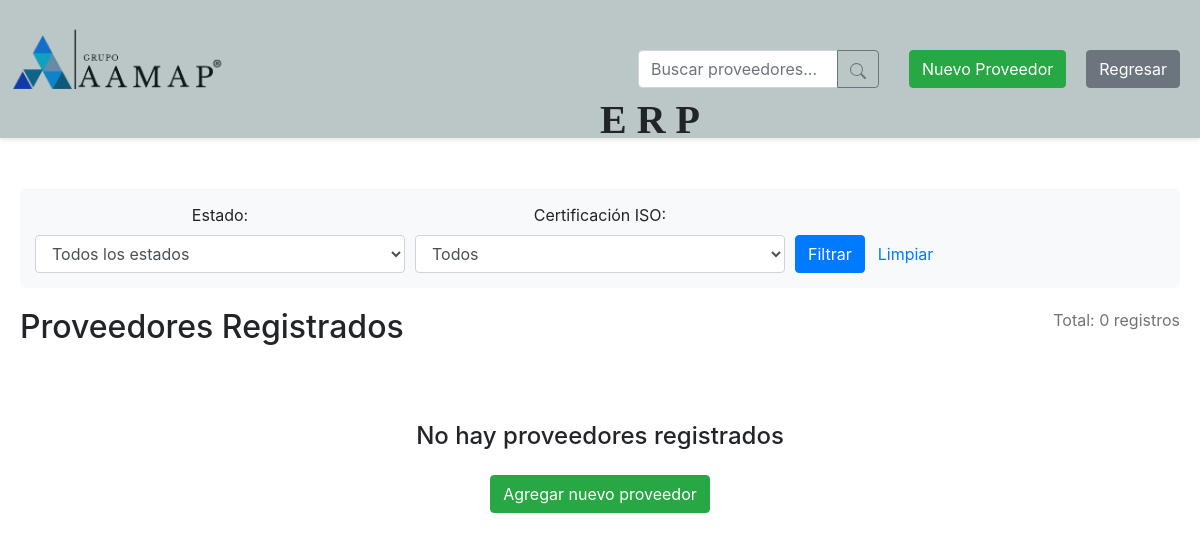
Before: /ERP/proveedores/ver_proveedores.php?estado=Cdmx (signed in) with the older database file.
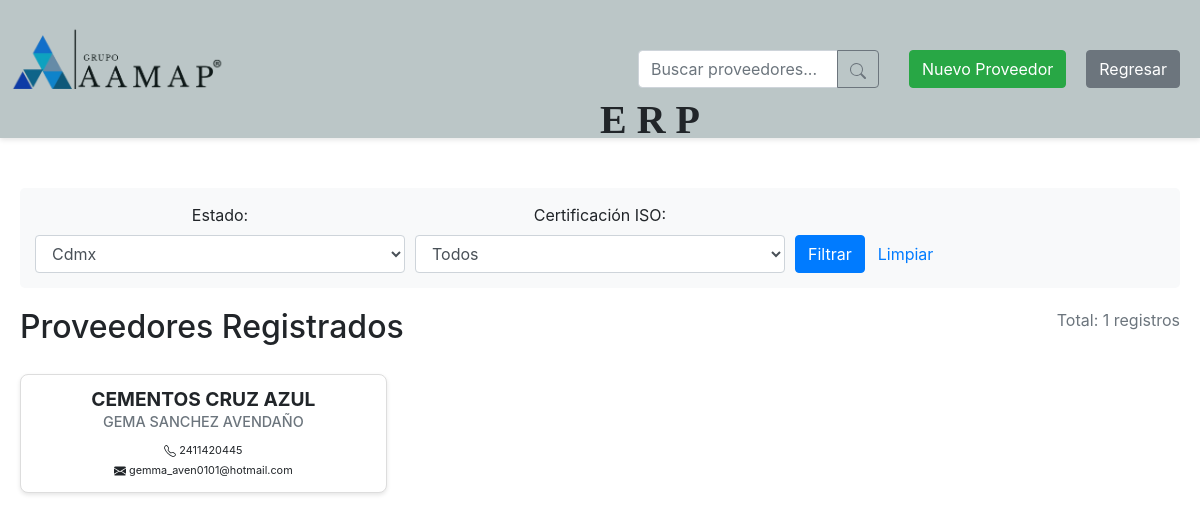
After: the same page with the newer database file.
### tables this page shows
CREATE TABLE `proveedores` (
  `id_pr` int(11) NOT NULL,
  `empresa` varchar(100) NOT NULL,
  `rfc` varchar(20) NOT NULL,
  `contacto` varchar(100) DEFAULT NULL,
  `direccion` varchar(200) DEFAULT NULL,
  `cp` varchar(10) DEFAULT NULL,
  `municipio` varchar(100) DEFAULT NULL,
  `estado` varchar(50) DEFAULT NULL,
  `pais` varchar(50) DEFAULT 'México',
  `telefono` varchar(20) DEFAULT NULL,
  `correo` varchar(100) DEFAULT NULL,
  `iso` tinyint(1) DEFAULT 0,
  `activo` tinyint(1) DEFAULT 1,
  `created_at` timestamp NOT NULL DEFAULT current_timestamp()
);

### ERP/proveedores/ver_proveedores.php (the view, shortened to what the changed rows need)
<?php
require 'C:/xampp/htdocs/db_connect.php';
$estado_filter = $_GET['estado'] ?? '';
$query = "SELECT * FROM proveedores WHERE activo = TRUE";
if (!empty($estado_filter)) {
    $query .= " AND estado = '" . $conn->real_escape_string($estado_filter) . "'";
}
$query .= " ORDER BY id_pr ASC";
$result = $conn->query($query);
$proveedores = $result->fetch_all(MYSQLI_ASSOC);
$estados = $conn->query("SELECT DISTINCT estado FROM proveedores WHERE estado IS NOT NULL ORDER BY estado")->fetch_all(MYSQLI_ASSOC);
?>
<!DOCTYPE html>
<html lang="es">
<head>
    <link rel="stylesheet" href="https://stackpath.bootstrapcdn.com/bootstrap/4.5.2/css/bootstrap.min.css">
    <link rel="stylesheet" type="text/css" href="/ERP/stprojects.css">
</head>
<body>
<div class="container">
    <div class="filter-section">
        <form method="GET" action="ver_proveedores.php">
            <div class="form-row">
                <div class="col-md-4">
                    <label for="estado">Estado:</label>
                    <select name="estado" id="estado" class="form-control">
                        <option value="">Todos los estados</option>
                        <?php foreach ($estados as $estado): ?>
                            <option value="<?php echo htmlspecialchars($estado['estado']); ?>"
                                <?php echo ($estado_filter == $estado['estado']) ? 'selected' : ''; ?>>
                                <?php echo htmlspecialchars($estado['estado']); ?>
                            </option>
                        <?php endforeach; ?>
                    </select>
                </div>
            </div>
        </form>
    </div>
    <div class="header-buttons">
        <h2>Proveedores Registrados</h2>
        <div class="text-muted">Total: <?php echo count($proveedores); ?> registros</div>
    </div>
    <div class="row">
        <?php if (!empty($proveedores)): ?>
            <?php foreach ($proveedores as $prov): ?>
                <div class="col-md-4 mb-4">
                    <div class="card proveedor-card" data-toggle="modal" data-target="#proveedorModal" data-id="<?php echo $prov['id_pr']; ?>">
                        <div class="card-body">
                            <h5 class="card-title"><?php echo htmlspecialchars($prov['empresa']); ?></h5>
                            <h6 class="card-subtitle mb-2"><?php echo htmlspecialchars($prov['contacto']); ?></h6>
                            <p class="card-text">
                                <small>
                                    <?php echo htmlspecialchars($prov['telefono']); ?>
                                    <?php if (!empty($prov['correo'])): ?>
                                        <br>
                                        <svg xmlns="http://www.w3.org/2000/svg" width="12" height="12" fill="currentColor" viewBox="0 0 16 16">
                                            <path d="M.05 3.555A2 2 0 0 1 2 2h12a2 2 0 0 1 1.95 1.555L8 8.414zM0 4.697v7.104l5.803-3.558zM6.761 8.83l-6.57 4.027A2 2 0 0 0 2 14h12a2 2 0 0 0 1.808-1.144l-6.57-4.027L8 9.586zm3.436-.586L16 11.801V4.697z"/>
                                        </svg>
                                        <?php echo htmlspecialchars($prov['correo']); ?>
                                    <?php endif; ?>
                                </small>
                            </p>
                        </div>
                    </div>
                </div>
            <?php endforeach; ?>
        <?php else: ?>
            <div class="col-12 text-center py-5">
                <h4>No hay proveedores registrados</h4>
                <a href="registrar_proveedor.php" class="btn btn-success mt-3">Agregar nuevo proveedor</a>
            </div>
        <?php endif; ?>
    </div>
</div>
</body>
</html>

Changed rows visible on the page:
added proveedores: empresa "CEMENTOS CRUZ AZUL", contacto "GEMA SANCHEZ AVENDAÑO", telefono "2411420445", correo "gemma_aven0101@hotmail.com"
Other visible differences:
form field estado: "Todos los estados" → "Cdmx"
count($proveedores): "0" → "1"
text no longer shown: "No hay proveedores registrados Agregar nuevo proveedor"
